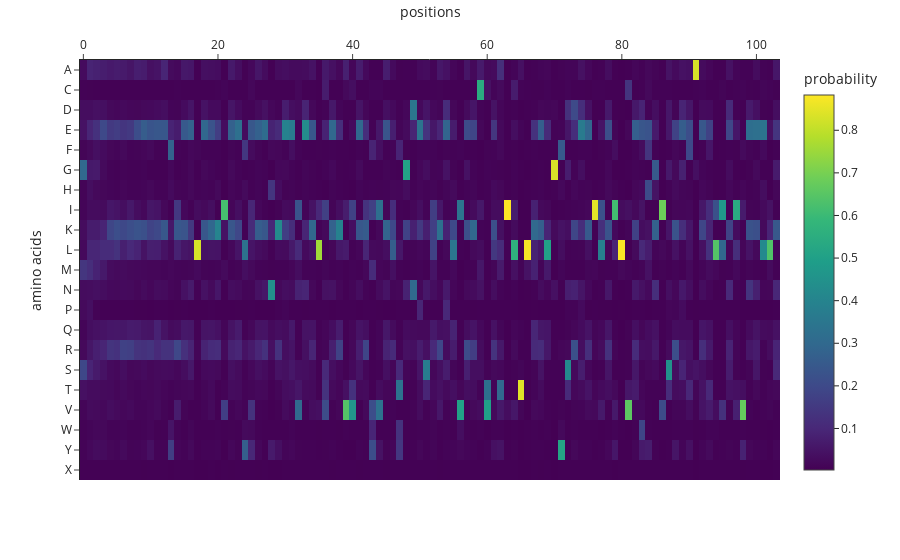

Here is the notebook cell this chart was saved with:
### Code cell
#@markdown ### Amino acid probabilties
import plotly.express as px
fig = px.imshow(np.exp(all_log_probs_concat).mean(0).T,
                labels=dict(x="positions", y="amino acids", color="probability"),
                y=list(alphabet),
                template="simple_white"
               )

fig.update_xaxes(side="top")


fig.show()

### Figure 1 — Plotly figure (JSON) as saved in the notebook; plotly's stock layout.template omitted (floating-point values rounded to 4 significant figures; data arrays with more than 128 entries replaced by an {"elided": "..."} marker saying what was removed)
{"data": [{"coloraxis": "coloraxis", "hovertemplate": "positions: %{x}<br>amino acids: %{y}<br>probability: %{z}<extra></extra>", "name": "0", "type": "heatmap", "xaxis": "x", "y": ["A", "C", "D", "E", "F", "G", "H", "I", "K", "L", "M", "N", "P", "Q", "R", "S", "T", "V", "W", "Y", "X"], "yaxis": "y", "z": {"elided": "21x104 float values"}}], "layout": {"coloraxis": {"colorbar": {"title": {"text": "probability"}}, "colorscale": [[0, "#440154"], [0.1111, "#482878"], [0.2222, "#3e4989"], [0.3333, "#31688e"], [0.4444, "#26828e"], [0.5556, "#1f9e89"], [0.6667, "#35b779"], [0.7778, "#6ece58"], [0.8889, "#b5de2b"], [1, "#fde725"]]}, "margin": {"t": 60}, "xaxis": {"anchor": "y", "constrain": "domain", "domain": [0, 1], "scaleanchor": "y", "side": "top", "title": {"text": "positions"}}, "yaxis": {"anchor": "x", "autorange": "reversed", "constrain": "domain", "domain": [0, 1], "title": {"text": "amino acids"}}}}
